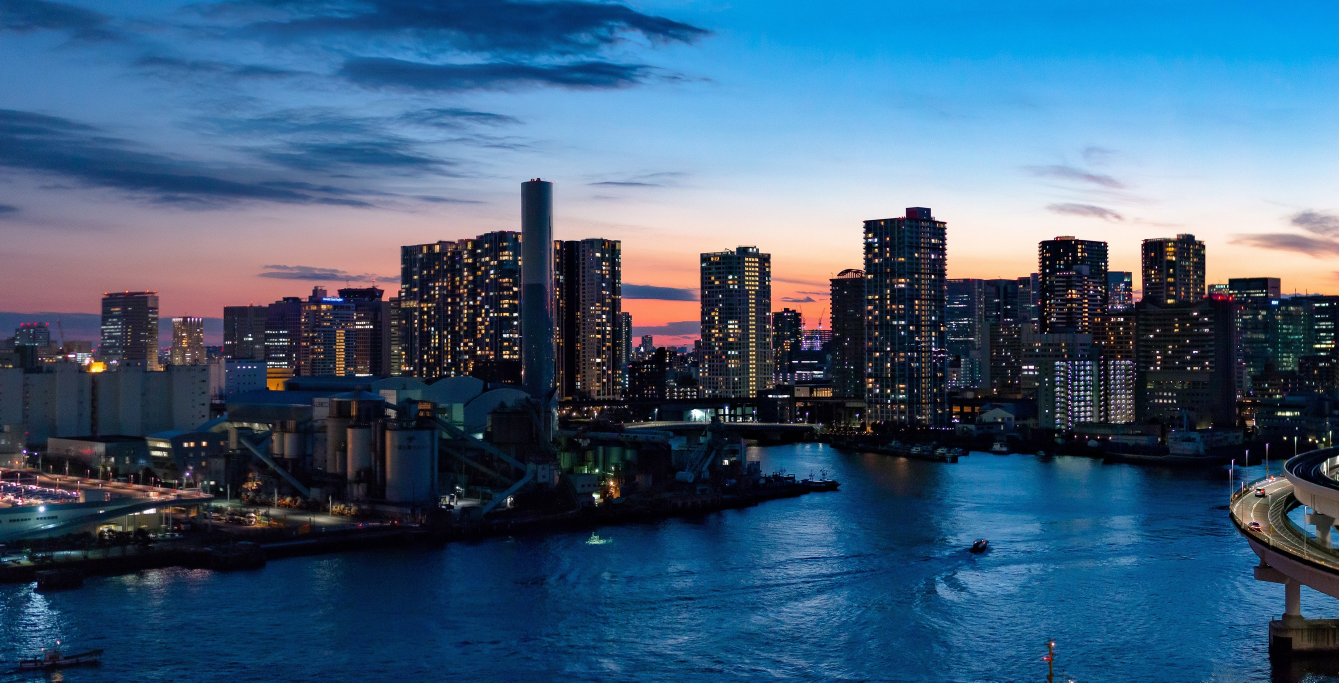
#> input picture imglist/1/1.jpg, 4017 x 2047 px (shown at 1/3 size)
$ python test.py
#> lines starting #> are read from the running program, lines starting #| are printed output that depends on the picture
import sys
import numpy as np
import matplotlib.pyplot as plt
import cv2

def nothing(x) :
    pass

cv2.namedWindow('Blur')
img = cv2.imread('imglist/1/1.jpg')
#> img is the input picture: shape (2047, 4017, 3); mean B, G, R 120.8, 92.7, 62.7
img = cv2.resize(img, (640,480))
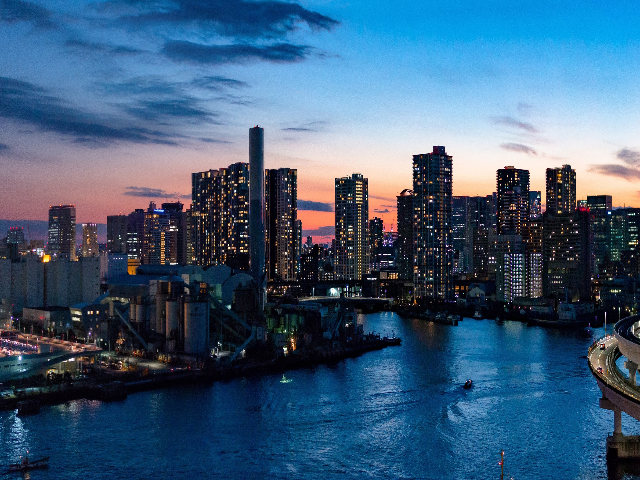
#> img: shape (480, 640, 3); mean B, G, R 120.7, 92.6, 62.6
cv2.createTrackbar('Blur_M','Blur',0, 2 , nothing)
cv2.createTrackbar('Blur_L','Blur',0, 5, nothing)

cv2.setTrackbarPos('Blur_M', 'Blur', 0)
cv2.setTrackbarPos('Blur_L', 'Blur', 0)


while True :
    blur_mode = cv2.getTrackbarPos('Blur_M','Blur')
    blur_level = cv2.getTrackbarPos('Blur_L','Blur')
    blur_level = blur_level * 2 + 1

    if blur_mode == 0 :
        blur = cv2.blur(img, (blur_level,blur_level))
        cv2.imshow('Blur',blur)
    elif blur_mode == 1 :
        blur = cv2.GaussianBlur(img, (blur_level,blur_level),0)
        cv2.imshow('Blur',blur)
    else :
        blur = cv2.medianBlur(img, blur_level)
        cv2.imshow('Blur',blur)

    if cv2.waitKey(1) & 0xFF == 27:
#> (key Esc is pressed here)
        break


cv2.destroyAllWindows()

$ run again, with imglist/1/2.jpg copied over imglist/1/1.jpg
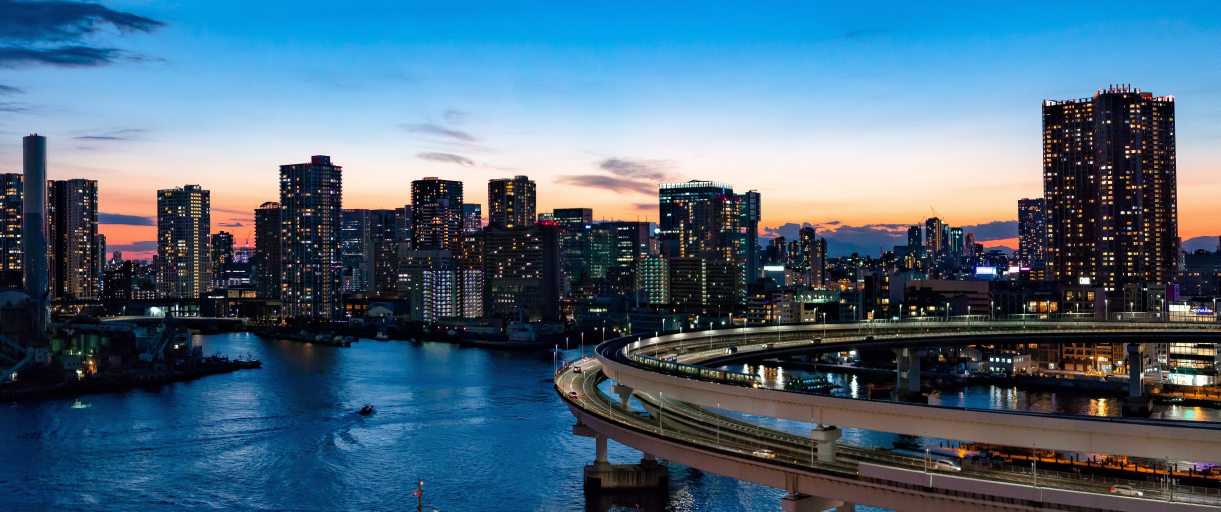
#> input picture imglist/1/2.jpg, 4881 x 2047 px (shown at 1/4 size)
#> img is the input picture: shape (2047, 4881, 3); mean B, G, R 124.6, 103.5, 75.6
#> `img = cv2.resize(img, (640,480))`:
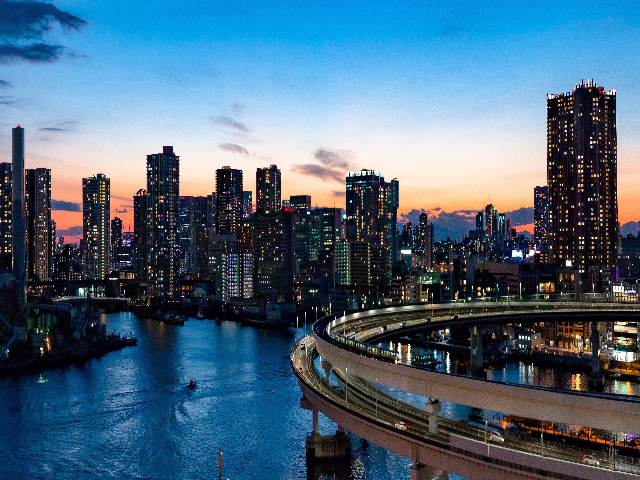
#> img: shape (480, 640, 3); mean B, G, R 124.5, 103.4, 75.5
